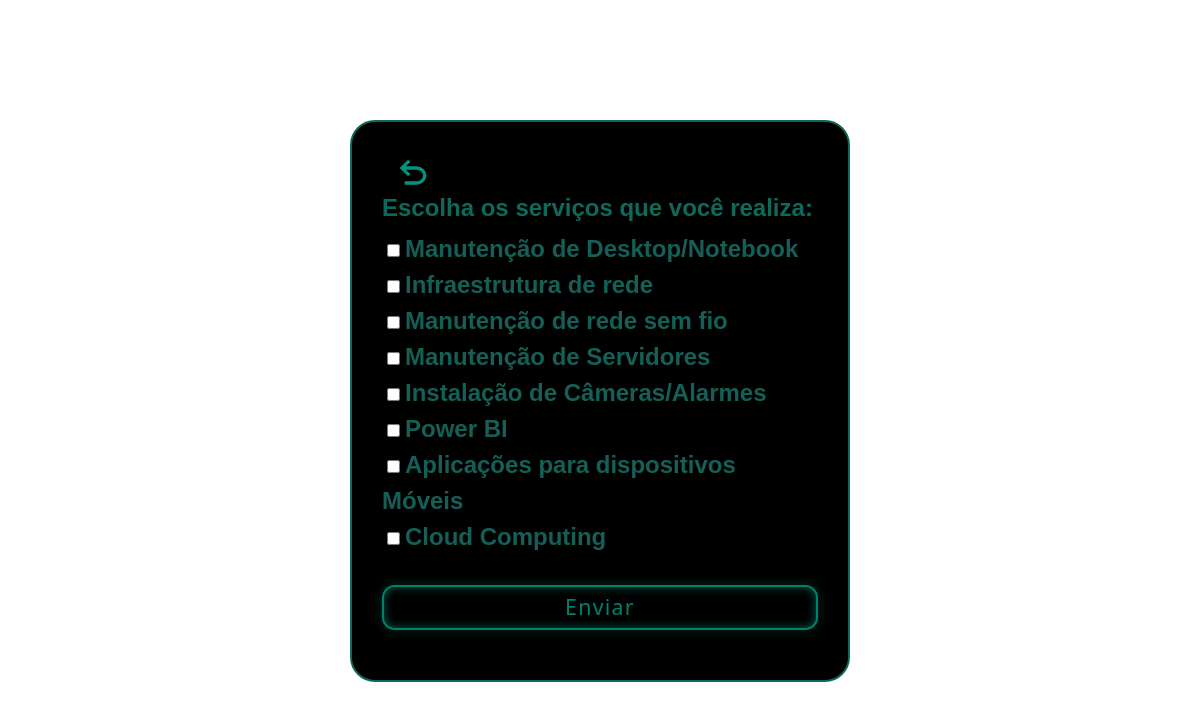
Page /servicesPf.php (signed in) on the committed database.
### tables this page shows
CREATE TABLE `categorias` (
  `id_Cat` int(11) NOT NULL,
  `nome` varchar(100) DEFAULT NULL
);

### servicesPf.php (the view, shortened to what this page needs)
<?php
require_once ("connect.php");
$id_Pf = $_SESSION['id_Pf'];
$sql = "SELECT id_Cat, nome FROM categorias WHERE id_Cat NOT IN (SELECT id_Cat FROM Cat_Sel WHERE id_Pf = $id_Pf)";
$result = $conn->query($sql);
?>
<!DOCTYPE html>
<html lang="pt-br">
<head>
    <link href="https://cdn.jsdelivr.net/npm/bootstrap@5.3.2/dist/css/bootstrap.min.css" rel="stylesheet"
 />
        <link rel="stylesheet" href="./css/categorias.css">
</head>
<body>
    <section class="containerDivInsert" style="margin:auto; margin-top:10%;">
        <main>
            <form action="<?php echo htmlspecialchars($_SERVER['PHP_SELF']); ?>" method="post" id="categoriasForm">
                <button class='fecharCats' onclick='closeServicesContainer()'></button>
                <div id="catServiceRealiza">
                    <h1 class="titleForms">Escolha os serviços que você realiza:</h1>
                    <?php
                    if ($result->num_rows > 0) {
                        while ($row = $result->fetch_assoc()) {
                            echo '<div class="checkbox-item">';
                            echo '<input type="checkbox" name="categorias[]" value="' . $row["id_Cat"] . '">';
                            echo"$row[nome]";
                            echo '</div>';
                        }
                    } else {
                        echo "0 resultados";
                    }
                    ?>
                </div>
                <input type="submit" class="btn_end_env" name="enviou" value="Enviar">
            </form>
        </main>
    </section>
</body>
</html>

### css/categorias.css (style rules this page uses)
button { background-color: transparent; border: none; font-size: 20px; color: #0d6a5a; }
.btn_back_ini_esc-opcs { cursor: pointer; width: 50px; }
.checkbox-item, li { font-size: 18pt !important; font-family: "League Spartan", sans-serif !important; color:rgb(21, 95, 87); font-weight: 700; }
.checkbox-item input[type=checkbox], #catServiceRealiza input[type=checkbox] { padding: 5px; margin: 5px; }
.containerDivInsert { display: flex; flex-direction: column; width: 500px !important; border-radius: 25px; padding: 30px; overflow: hidden; background-color: #000000; border: 2px solid #0d6a5a; transition: opacity 1s ease; animation: fadeIn 2s ease forwards; }
h1,h2,h3,h4 { font-family: "Josefin Sans", sans-serif; font-size: 36pt; }
html { height: 100%; }
.titleForms, .lbls, .endPf input, .endUsr input, form .btn_end_env { z-index: 10; }
.titleForms { font-size: 18pt; font-weight: bold; color: #0d6a5a; }
.btn_end_env { --green: rgb(0, 128, 111); font-size: 16pt; height: 45px; letter-spacing: 0.06em; position: relative; border-radius: 0.6em; width: 100%; overflow: hidden; z-index: 10; transition: all 0.3s; line-height: 1.4em; margin: 30px 0 20px 0; border: 2px solid var(--green); background: black; color: var(--green); box-shadow: inset 0 0 10px rgba(0, 128, 111, 0.685), 0 0 9px 3px rgba(27, 253, 156, 0.1); }
.btn_end_env:before { content: ""; position: absolute; left: -4em; width: 4em; height: 100%; top: 0; transition: transform .4s ease-in-out; background: linear-gradient(to right, transparent 1%, rgba(27, 253, 156, 0.1) 40%, rgba(27, 253, 156, 0.1) 60%, transparent 100%); }

### rows in the picture
categorias: nome "Manutenção de Desktop/Notebook"
categorias: nome "Infraestrutura de rede"
categorias: nome "Manutenção de rede sem fio"
categorias: nome "Manutenção de Servidores"
categorias: nome "Instalação de Câmeras/Alarmes"
categorias: nome "Power BI"
categorias: nome "Aplicações para dispositivos Móveis"
categorias: nome "Cloud Computing"
